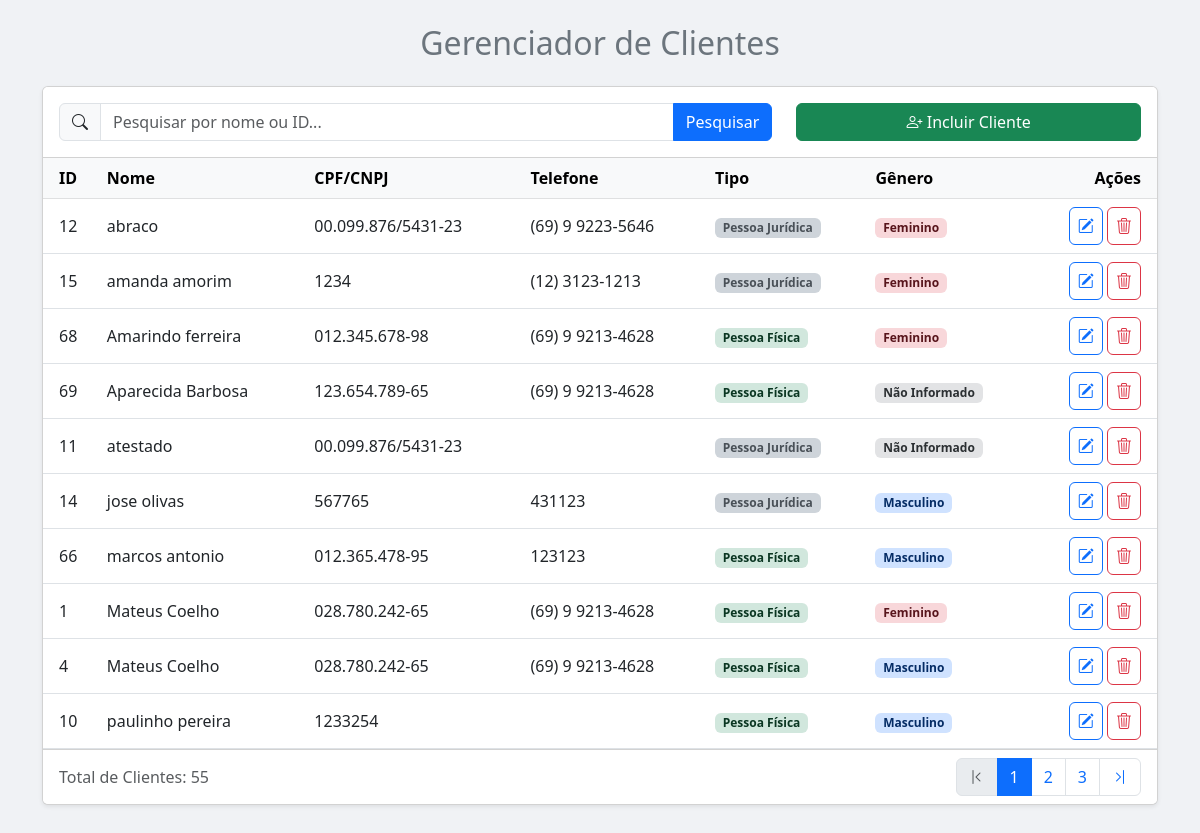
Before: /Scripts/clientes.php with the older database file.
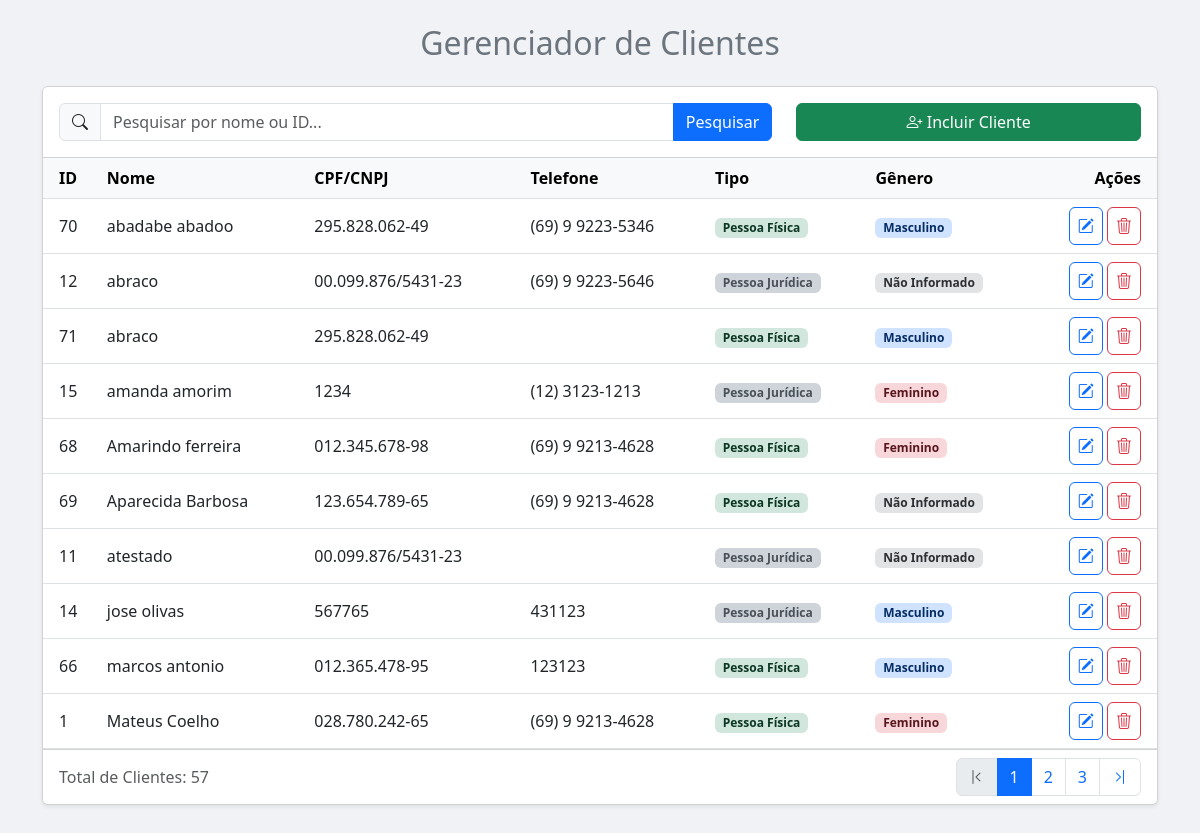
After: the same page with the newer database file.
### tables this page shows
CREATE TABLE IF NOT EXISTS `pessoas` (
  `id_pessoa` int NOT NULL AUTO_INCREMENT,
  `nome` varchar(100) NOT NULL,
  `cpfcnpj` varchar(20) NOT NULL,
  `rgie` varchar(20) DEFAULT NULL,
  `nasc` date DEFAULT NULL,
  `f_j` smallint DEFAULT NULL COMMENT '0-Pessoa Fisica, 1-Pessoa Juridica',
  `tipopessoa` smallint DEFAULT NULL COMMENT '0-Usuario, 1-Cliente, 2-Medico',
  `email` varchar(50) DEFAULT NULL,
  `telefone` varchar(50) DEFAULT NULL,
  `genero` char(1) DEFAULT NULL COMMENT 'M-Masculino, F-Feminino, N-Não Identificado',
  `excluido` tinyint(1) DEFAULT NULL,
  PRIMARY KEY (`id_pessoa`)
);

### Scripts/funcoes.php (called while the page is built, shortened)
<?php
function formatarCpfCnpj($numero) {
    $numero = preg_replace('/\D/', '', $numero);
    if (strlen($numero) === 11) {
        return preg_replace('/^(\d{3})(\d{3})(\d{3})(\d{2})$/', '$1.$2.$3-$4', $numero);
    } elseif (strlen($numero) === 14) {
        return preg_replace('/^(\d{2})(\d{3})(\d{3})(\d{4})(\d{2})$/', '$1.$2.$3/$4-$5', $numero);
    }
    return $numero;
}
function formatarTelefone($telefone) {
    $telefone = preg_replace('/\D/', '', $telefone);
    if (strlen($telefone) === 11) {
        return preg_replace('/^(\d{2})(\d{1})(\d{4})(\d{4})$/', '($1) $2 $3-$4', $telefone);
    } elseif (strlen($telefone) === 10) {
        return preg_replace('/^(\d{2})(\d{4})(\d{4})$/', '($1) $2-$3', $telefone);
    }
    return $telefone;
}
?>

### Scripts/clientes.php (the view, shortened to what the changed rows need)
<?php
include_once("conexao.php");
include_once("funcoes.php");
?>
<!DOCTYPE html>
<html lang="pt">
<head>
    <link href="https://cdn.jsdelivr.net/npm/bootstrap@5.3.0/dist/css/bootstrap.min.css" rel="stylesheet">
    <link rel="stylesheet" href="https://cdn.jsdelivr.net/npm/bootstrap-icons@1.11.3/font/bootstrap-icons.min.css">
</head>
<body style="background-color: #f0f2f5;">
<div class="container mt-4 mb-5">
    <header class="mb-4">
        <h2 class="text-center text-secondary">Gerenciador de Clientes</h2>
    </header>
    <div class="card shadow-sm">
        <div class="card-body p-0">
            <div class="table-responsive">
                <table class="table table-hover mb-0">
                    <thead class="table-light">
                        <tr>
                            <th class="ps-3">ID</th>
                            <th>Nome</th>
                            <th>CPF/CNPJ</th>
                            <th>Telefone</th> <th>Tipo</th>
                            <th>Gênero</th>
                            <th class="text-end pe-3">Ações</th>
                        </tr>
                    </thead>
                    <tbody>
                        <?php
                        $quantidade = 10;
                        $pagina = (isset($_GET['pagina'])) ? (int)$_GET['pagina'] : 1;
                        $inicio = ($quantidade * $pagina) - $quantidade;
                        $pesquisa = $_POST["pesquisa"] ?? "";
                        $sql = "SELECT id_pessoa, nome, cpfcnpj, telefone, nasc, f_j, genero,
                                CASE WHEN f_j = 0 THEN 'Pessoa Física' WHEN f_j = 1 THEN 'Pessoa Jurídica' END AS 'tipagem_pessoa',
                                CASE WHEN genero = 'M' THEN 'Masculino' WHEN genero = 'F' THEN 'Feminino' WHEN genero = 'N' THEN 'Não Informado' END AS 'genero_texto',
                                DATE_FORMAT(nasc, '%d/%m/%Y') as data_nasc
                                FROM pessoas
                                WHERE (excluido <> 1) AND tipopessoa = 1 AND (id_pessoa = ? OR nome LIKE ?)
                                ORDER BY nome ASC
                                LIMIT ?, ?";
                        $stmt = mysqli_prepare($conexao, $sql);
                        $termo_pesquisa = "%" . $pesquisa . "%";
                        mysqli_stmt_bind_param($stmt, 'ssii', $pesquisa, $termo_pesquisa, $inicio, $quantidade);
                        mysqli_stmt_execute($stmt);
                        $RS = mysqli_stmt_get_result($stmt);
                        if (mysqli_num_rows($RS) > 0) {
                            foreach ($RS as $dados) {
                                $badge_genero_cor = 'bg-secondary-subtle text-secondary-emphasis';
                                if ($dados['genero'] == 'M') {
                                    $badge_genero_cor = 'bg-primary-subtle text-primary-emphasis';
                                } elseif ($dados['genero'] == 'F') {
                                    $badge_genero_cor = 'bg-danger-subtle text-danger-emphasis';
                                }
                                $badge_pessoa_cor = ($dados['f_j'] == 0)
                                    ? 'bg-success-subtle text-success-emphasis'
                                    : 'bg-dark-subtle text-dark-emphasis';
                                echo "<tr>";
                                echo "<td class='ps-3'>" . htmlspecialchars($dados['id_pessoa']) . "</td>";
                                echo "<td>" . htmlspecialchars($dados['nome']) . "</td>";
                                echo "<td>" . htmlspecialchars(formatarCpfCnpj($dados['cpfcnpj'])) . "</td>";
                                echo "<td>" . htmlspecialchars(formatarTelefone($dados['telefone'])) . "</td>";
                                echo "<td><span class='badge " . $badge_pessoa_cor . "'>" . htmlspecialchars($dados['tipagem_pessoa']) . "</span></td>";
                                echo "<td><span class='badge " . $badge_genero_cor . "'>" . htmlspecialchars($dados['genero_texto']) . "</span></td>";
                                echo "<td class='text-end pe-3'>
                                        <a href='agenda.php?menuop=editarcliente&idcli=" . $dados['id_pessoa'] . "' class='btn btn-outline-primary btn-icon' title='Alterar'>
                                            <i class='bi bi-pencil-square'></i>
                                        </a>
                                        <a href='agenda.php?menuop=excluircliente&idcli=" . $dados['id_pessoa'] . "' class='btn btn-outline-danger btn-icon btn-excluir' title='Excluir'>
                                            <i class='bi bi-trash3'></i>
                                        </a>
                                      </td>";
                                echo "</tr>";
                            }
                        } else {
                            echo "<tr><td colspan='7' class='text-center p-4'>Nenhum cliente encontrado.</td></tr>";
                        }
                        ?>
                    </tbody>
                </table>
            </div>
        </div>
        <?php
        $sqltotal = "SELECT COUNT(id_pessoa) as total FROM pessoas WHERE (excluido <> 1) AND tipopessoa = 1 AND (id_pessoa = ? OR nome LIKE ?)";
        $stmt_total = mysqli_prepare($conexao, $sqltotal);
        mysqli_stmt_bind_param($stmt_total, 'ss', $pesquisa, $termo_pesquisa);
        mysqli_stmt_execute($stmt_total);
        $rs_total = mysqli_stmt_get_result($stmt_total);
        $row_total = mysqli_fetch_assoc($rs_total);
        $numtotal = $row_total['total'];
        $totalpagina = ceil($numtotal / $quantidade);
        if ($totalpagina > 1):
        ?>
        <div class="card-footer bg-white d-flex justify-content-between align-items-center">
            <span class="text-muted">Total de Clientes: <?= $numtotal ?></span>
            <nav aria-label="Navegação da página">
                <ul class="pagination mb-0">
                    <?php
                    echo "<li class='page-item " . ($pagina == 1 ? 'disabled' : '') . "'><a class='page-link' href='?menuop=clientes&pagina=1'><i class='bi bi-chevron-bar-left'></i></a></li>";
                    for ($i = 1; $i <= $totalpagina; $i++) {
                        if ($i >= ($pagina - 2) && $i <= ($pagina + 2)) {
                            echo "<li class='page-item " . ($i == $pagina ? 'active' : '') . "'><a class='page-link' href='?menuop=clientes&pagina=$i'>$i</a></li>";
                        }
                    }
                    echo "<li class='page-item " . ($pagina == $totalpagina ? 'disabled' : '') . "'><a class='page-link' href='?menuop=clientes&pagina=$totalpagina'><i class='bi bi-chevron-bar-right'></i></a></li>";
                    ?>
                </ul>
            </nav>
        </div>
        <?php endif; ?>
    </div>
</div>
</body>
</html>

Changed rows visible on the page:
no longer on this page (row unchanged): pessoas: id_pessoa "4", nome "Mateus Coelho", cpfcnpj "028.780.242-65", telefone "(69) 9 9213-4628", tipagem_pessoa "Pessoa Física", genero_texto "Masculino"
no longer on this page (row unchanged): pessoas: id_pessoa "10", nome "paulinho pereira", cpfcnpj "1233254", tipagem_pessoa "Pessoa Física", genero_texto "Masculino"
added pessoas: id_pessoa "70", nome "abadabe abadoo", cpfcnpj "295.828.062-49", telefone "(69) 9 9223-5346", tipagem_pessoa "Pessoa Física", genero_texto "Masculino"
changed pessoas id 12: genero "F" → "N" (drawn); genero_texto "Feminino" → "Não Informado"
added pessoas: id_pessoa "71", nome "abraco", cpfcnpj "295.828.062-49", tipagem_pessoa "Pessoa Física", genero_texto "Masculino"
Other visible differences:
$numtotal: "55" → "57"
